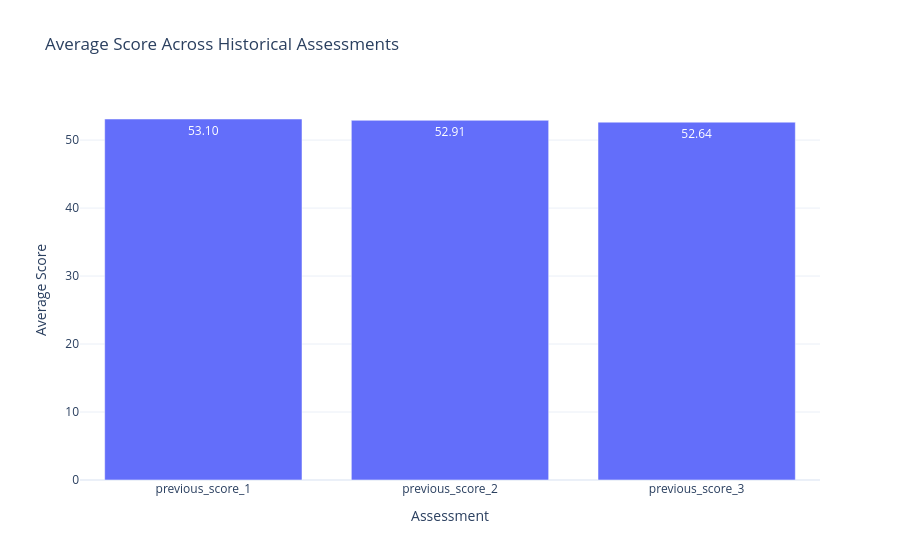

This figure's notebook cell:
### Code cell
historical_scores = student_data[
    score_columns
].mean().reset_index()

historical_scores.columns = [
    "Assessment",
    "Average Score"
]

fig = px.bar(
    historical_scores,
    x="Assessment",
    y="Average Score",
    text_auto=".2f",
    title="Average Score Across Historical Assessments"
)

fig.update_layout(
    template="plotly_white",
    yaxis_title="Average Score",
    xaxis_title="Assessment"
)

fig.show()

### Figure 1 — Plotly figure (JSON) as saved in the notebook; plotly's stock layout.template omitted (floating-point values rounded to 4 significant figures)
{"data": [{"alignmentgroup": "True", "hovertemplate": "Assessment=%{x}<br>Average Score=%{y}<extra></extra>", "legendgroup": "", "marker": {"color": "#636efa", "pattern": {"shape": ""}}, "name": "", "offsetgroup": "", "orientation": "v", "showlegend": false, "textposition": "auto", "texttemplate": "%{y:.2f}", "type": "bar", "x": ["previous_score_1", "previous_score_2", "previous_score_3"], "xaxis": "x", "y": [53.1, 52.91, 52.64], "yaxis": "y"}], "layout": {"barmode": "relative", "legend": {"tracegroupgap": 0}, "title": {"text": "Average Score Across Historical Assessments"}, "xaxis": {"anchor": "y", "domain": [0, 1], "title": {"text": "Assessment"}}, "yaxis": {"anchor": "x", "domain": [0, 1], "title": {"text": "Average Score"}}}}
